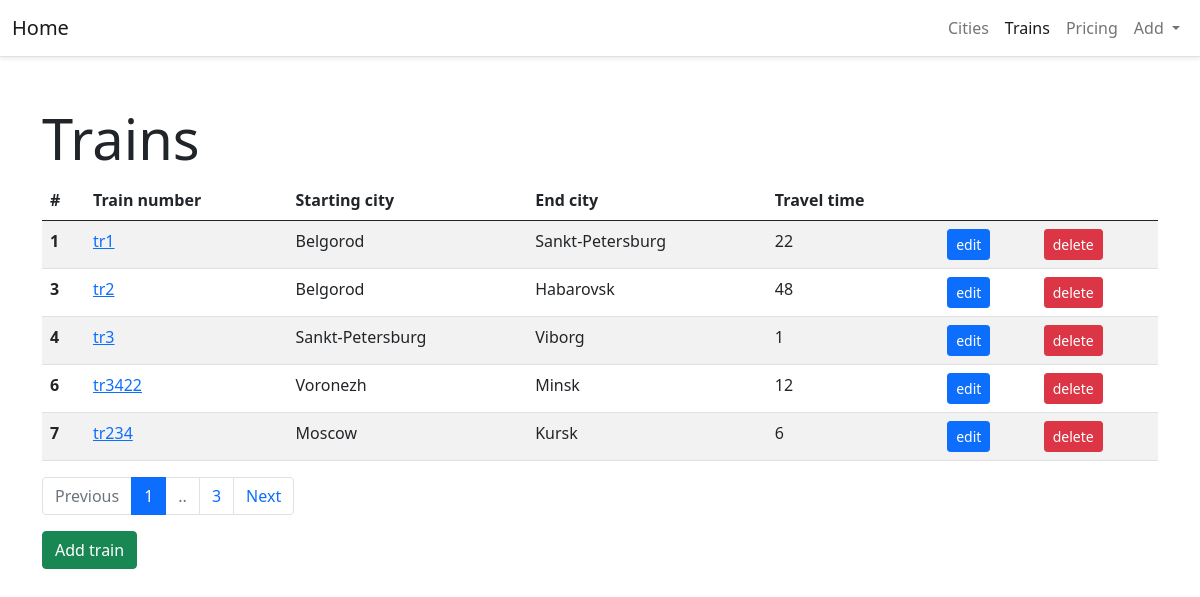
The app's page /trains/ with its own data.
### trains/models.py (models this page shows, shortened)
class Train(models.Model):
    name = models.CharField(max_length=100, unique=True, verbose_name='Number train')
    from_city = models.ForeignKey(City, on_delete=models.CASCADE,
                                        verbose_name='Starting station',
                                        related_name = 'from_city')
    to_city = models.ForeignKey(City, on_delete=models.CASCADE,
                                        verbose_name='End station',
                                        related_name = 'to_city')
    travel_time = models.IntegerField(verbose_name='Travel time')
    class Meta:
        verbose_name = 'Train'
        verbose_name_plural = 'Trains'

### cities/models.py (models this page shows)
class City(models.Model):
    name = models.CharField(max_length=100, unique=True, verbose_name='City name')
    def __str__(self):
        return self.name
    class Meta:
        verbose_name="City"
        verbose_name_plural="Cities"

### trains/views.py (the view)
# urls.py: path('', home, name='home'),
def home(request):
    trains = Train.objects.all()
    paginator = Paginator(trains, 5)
    page = request.GET.get('page')
    trains = paginator.get_page(page)
    return render(request, 'trains/home.html', {'object_list': trains, })

### trains/templates/trains/home.html (shortened to what this page needs)
{% extends "base.html" %}
{% block content %}
<h1 class="display-4">
    Trains
</h1>
<div class="row">
    <div class="col-sm-12">
        <table class="table table-striped">
            <thead>
            <tr>
                <th>#</th>
                <th>Train number</th>
                <th>Starting city</th>
                <th>End city</th>
                <th>Travel time</th>
                <th></th>
                <th></th>
            </tr>
            </thead>
            <tbody>
            {% for object in object_list %}
            <tr>
                <th scope="row">{{object.id}}</th>
                <td><a href="/trains/detail/{{object.id}}">{{object.name}}</a></td>
                <td>{{object.from_city}}</td>
                <td>{{object.to_city}}</td>
                <td>{{object.travel_time}}</td>
                <td><a class="btn btn-primary btn-sm" href="/trains/update/{{object.id}}">edit</a></td>
                <td><a class="btn btn-danger btn-sm" href="/trains/delete/{{object.id}}">delete</a></td>
            </tr>
            {% endfor %}
            </tbody>
        </table>
        <nav aria-label="Page navigation example">
            <ul class="pagination">
                {% if object_list.has_previous %}
                <li class="page-item"><a class="page-link"
                                         href="?page={{ object_list.previous_page_number }}">Previous</a></li>
                {% else %}
                <li class="page-item disabled">
                    <span class="page-link">Previous</span>
                </li>
                {% endif %}
                <li class="page-item {% if not object_list.has_previous %} active {% endif %} "><a class="page-link"
                                                                                                   href="?page=1">1</a>
                </li>
                {% if object_list.paginator.num_pages > 1 %}
                {% if object_list.paginator.num_pages > 2 %}
                    {% if object_list.number != 1 and object_list.number != object_list.paginator.num_pages %}
                        <li class="page-item active">
                            <a class="page-link" href="?page={{ object_list.number }}">{{ object_list.number }}</a>
                        </li>
                    {% else %}
                        <li class="page-item disabled">
                            <span class="page-link">..</span>
                        </li>
                    {% endif %}
                {% endif %}
                <li class="page-item {% if not object_list.has_next %} active {% endif %}">
                    <a class="page-link" href="?page={{ object_list.paginator.num_pages }}">{{ object_list.paginator.num_pages }}</a>
                </li>
                {% endif %}
                {% if object_list.has_next %}
                <li class="page-item"><a class="page-link" href="?page={{ object_list.next_page_number }}">Next</a></li>
                {% else %}
                <li class="page-item disabled">
                    <span class="page-link">Next</span>
                </li>
                {% endif %}
            </ul>
        </nav>
    </div>
</div>
<a href="/trains/add/" class="btn btn-success">Add train</a>
{% endblock %}

### travel/templates/base.html (shortened to what this page needs)
{% url 'city:home' as city_home_url %}
{% url 'train:home' as train_home_url %}
<!doctype html>
<html lang="en">
  <head>
    <link href="https://cdn.jsdelivr.net/npm/bootstrap@5.0.0-beta2/dist/css/bootstrap.min.css" rel="stylesheet">
    <link href="https://cdn.jsdelivr.net/npm/select2@4.1.0-rc.0/dist/css/select2.min.css" rel="stylesheet" />
  </head>
  <body>
  <nav class="navbar navbar-expand-lg navbar-light bg-white border-bottom shadow-sm">
  <div class="container-fluid ">
    <a class="navbar-brand" href="/">Home</a>
    <div class="collapse navbar-collapse justify-content-end" id="navbarNavDropdown">
      <ul class="navbar-nav ml-auto">
        <li class="nav-item">
          <a class="nav-link {% if request.path == city_home_url %} active {% endif %} " aria-current="page" href="{% url 'city:home' %}">Cities</a>
        </li>
        <li class="nav-item">
          <a class="nav-link {% if request.path == train_home_url %} active {% endif %} " aria-current="page" href="{% url 'train:home' %}">Trains</a>
        </li>
        <li class="nav-item">
          <a class="nav-link" href="#">Pricing</a>
        </li>
        <li class="nav-item dropdown">
          <a class="nav-link dropdown-toggle" href="#" id="navbarDropdownMenuLink" role="button" data-bs-toggle="dropdown" aria-expanded="false">
            Add
          </a>
        </li>
      </ul>
    </div>
  </div>
</nav>
<main class="container">
    {% block content %}
    {% endblock %}
</main>
  </body>
</html>

### records on screen
Train: id "1", name "tr1", from_city "Belgorod", to_city "Sankt-Petersburg", travel_time "22"
Train: id "3", name "tr2", from_city "Belgorod", to_city "Habarovsk", travel_time "48"
Train: id "4", name "tr3", from_city "Sankt-Petersburg", to_city "Viborg", travel_time "1"
Train: id "6", name "tr3422", from_city "Voronezh", to_city "Minsk", travel_time "12"
Train: id "7", name "tr234", from_city "Moscow", to_city "Kursk", travel_time "6"

### other values on screen
{{ object_list.paginator.num_pages }} "3"
